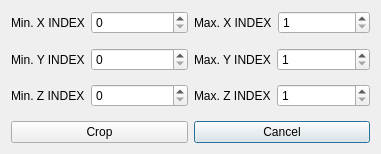
<?xml version="1.0" encoding="UTF-8"?>
<ui version="4.0">
 <class>dlg_volselection</class>
 <widget class="QDialog" name="dlg_volselection">
  <property name="geometry">
   <rect>
    <x>0</x>
    <y>0</y>
    <width>381</width>
    <height>154</height>
   </rect>
  </property>
  <property name="windowTitle">
   <string>Selection</string>
  </property>
  <layout class="QGridLayout">
   <item row="0" column="0">
    <layout class="QFormLayout" name="formLayout">
     <item row="0" column="0">
      <widget class="QLabel" name="textLabel1">
       <property name="text">
        <string>Min. X INDEX</string>
       </property>
       <property name="wordWrap">
        <bool>false</bool>
       </property>
      </widget>
     </item>
     <item row="0" column="1">
      <widget class="QSpinBox" name="m_pMinX"/>
     </item>
    </layout>
   </item>
   <item row="0" column="1">
    <layout class="QFormLayout" name="formLayout_2">
     <item row="0" column="0">
      <widget class="QLabel" name="textLabel2">
       <property name="text">
        <string>Max. X INDEX</string>
       </property>
       <property name="wordWrap">
        <bool>false</bool>
       </property>
      </widget>
     </item>
     <item row="0" column="1">
      <widget class="QSpinBox" name="m_pMaxX">
       <property name="minimum">
        <number>1</number>
       </property>
      </widget>
     </item>
    </layout>
   </item>
   <item row="1" column="0">
    <layout class="QFormLayout" name="formLayout_5">
     <item row="0" column="0">
      <widget class="QLabel" name="textLabel2_2">
       <property name="text">
        <string>Min. Y INDEX</string>
       </property>
       <property name="wordWrap">
        <bool>false</bool>
       </property>
      </widget>
     </item>
     <item row="0" column="1">
      <widget class="QSpinBox" name="m_pMinY"/>
     </item>
    </layout>
   </item>
   <item row="1" column="1">
    <layout class="QFormLayout" name="formLayout_3">
     <item row="0" column="0">
      <widget class="QLabel" name="textLabel2_3">
       <property name="text">
        <string>Max. Y INDEX</string>
       </property>
       <property name="wordWrap">
        <bool>false</bool>
       </property>
      </widget>
     </item>
     <item row="0" column="1">
      <widget class="QSpinBox" name="m_pMaxY">
       <property name="minimum">
        <number>1</number>
       </property>
      </widget>
     </item>
    </layout>
   </item>
   <item row="2" column="0">
    <layout class="QFormLayout" name="formLayout_6">
     <item row="0" column="0">
      <widget class="QLabel" name="textLabel2_4">
       <property name="text">
        <string>Min. Z INDEX</string>
       </property>
       <property name="wordWrap">
        <bool>false</bool>
       </property>
      </widget>
     </item>
     <item row="0" column="1">
      <widget class="QSpinBox" name="m_pMinZ"/>
     </item>
    </layout>
   </item>
   <item row="2" column="1">
    <layout class="QFormLayout" name="formLayout_4">
     <item row="0" column="0">
      <widget class="QLabel" name="textLabel2_5">
       <property name="text">
        <string>Max. Z INDEX</string>
       </property>
       <property name="wordWrap">
        <bool>false</bool>
       </property>
      </widget>
     </item>
     <item row="0" column="1">
      <widget class="QSpinBox" name="m_pMaxZ">
       <property name="minimum">
        <number>1</number>
       </property>
      </widget>
     </item>
    </layout>
   </item>
   <item row="3" column="1">
    <widget class="QPushButton" name="m_pCancel">
     <property name="text">
      <string>Cancel</string>
     </property>
    </widget>
   </item>
   <item row="3" column="0">
    <widget class="QPushButton" name="m_pCrop">
     <property name="text">
      <string>Crop</string>
     </property>
    </widget>
   </item>
  </layout>
 </widget>
 <layoutdefault spacing="6" margin="11"/>
 <pixmapfunction>qPixmapFromMimeSource</pixmapfunction>
 <tabstops>
  <tabstop>m_pMinX</tabstop>
  <tabstop>m_pMaxX</tabstop>
  <tabstop>m_pMinY</tabstop>
  <tabstop>m_pMaxY</tabstop>
  <tabstop>m_pMinZ</tabstop>
  <tabstop>m_pMaxZ</tabstop>
  <tabstop>m_pCrop</tabstop>
  <tabstop>m_pCancel</tabstop>
 </tabstops>
 <includes>
  <include location="local">situs_document.h</include>
 </includes>
 <resources/>
 <connections/>
</ui>
